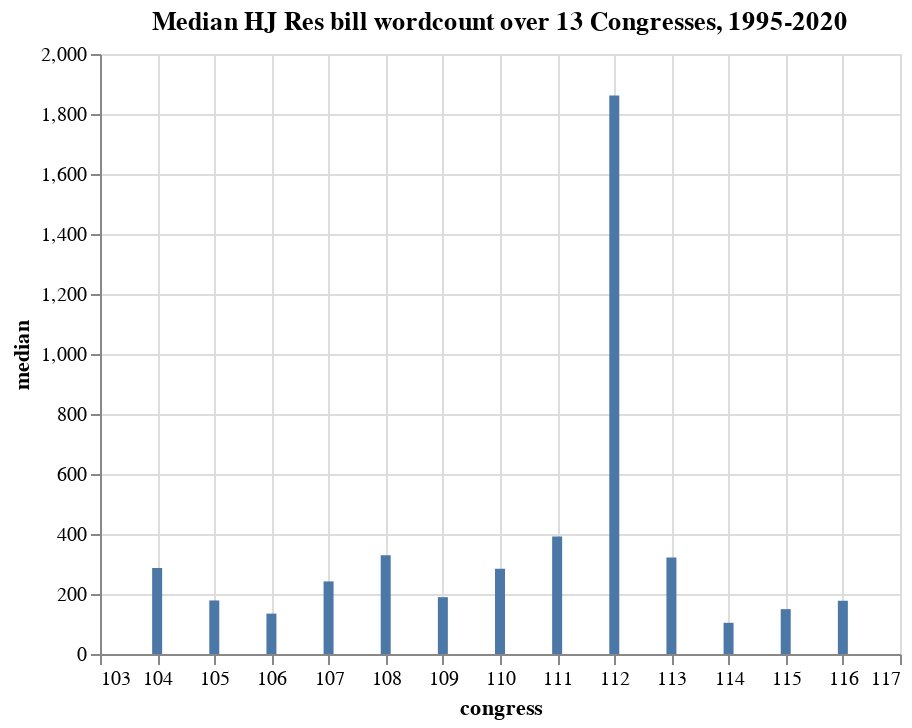

Notebook cell for this chart:
### Markdown cell above
#### Graphing the median senate bill word count by congress

### Code cell
alt.Chart(summary).mark_bar().encode(
    x='congress',
    y='median'
).properties(
    title='Median HJ Res bill wordcount over 13 Congresses, 1995-2020'
)

### Figure 1 — Vega-Lite specification as saved in the notebook (floating-point values rounded to 4 significant figures)
{"config": {"view": {"continuousWidth": 400, "continuousHeight": 300}}, "data": {"name": "data-d28dd3947dabdbc2ff6c0abe7cc9ff90"}, "mark": "bar", "encoding": {"x": {"type": "quantitative", "field": "congress"}, "y": {"type": "quantitative", "field": "median"}}, "title": "Median HJ Res bill wordcount over 13 Congresses, 1995-2020", "$schema": "https://vega.github.io/schema/vega-lite/v4.8.1.json", "datasets": {"data-d28dd3947dabdbc2ff6c0abe7cc9ff90": [{"congress": 104, "mean": 1034.0, "median": 286.5, "max": 3038.0, "min": 153.0}, {"congress": 105, "mean": 900.7, "median": 178.5, "max": 6049.0, "min": 101.0}, {"congress": 106, "mean": 339.7, "median": 134.5, "max": 2288.0, "min": 103.0}, {"congress": 107, "mean": 513.3, "median": 242.0, "max": 2210.0, "min": 105.0}, {"congress": 108, "mean": 14980.0, "median": 329.0, "max": 261400.0, "min": 104.0}, {"congress": 109, "mean": 405.2, "median": 189.5, "max": 2868.0, "min": 105.0}, {"congress": 110, "mean": 3436.0, "median": 284.5, "max": 26640.0, "min": 103.0}, {"congress": 111, "mean": 1159.0, "median": 392.0, "max": 9646.0, "min": 103.0}, {"congress": 112, "mean": 2196.0, "median": 1862.0, "max": 5582.0, "min": 103.0}, {"congress": 113, "mean": 2506.0, "median": 321.5, "max": 17800.0, "min": 107.0}, {"congress": 114, "mean": 126.7, "median": 104.0, "max": 173.0, "min": 103.0}, {"congress": 115, "mean": 458.9, "median": 149.5, "max": 5098.0, "min": 128.0}, {"congress": 116, "mean": 28040.0, "median": 177.5, "max": 222000.0, "min": 117.0}]}}
